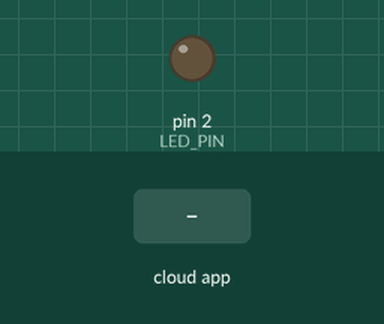
Bench run of a sketch on a simulated Arduino Uno, built with avr-gcc and run on an emulated ATmega328P. Parts: output pins drawn as LEDs (lit = HIGH). The inputs (shaded band) are chosen by the test bench. The ROS host is connected and sends only what is stated.

Above: at 3.2 s.
3.3 s: the phone or cloud app sets led_control to 1
At 4.0 s:
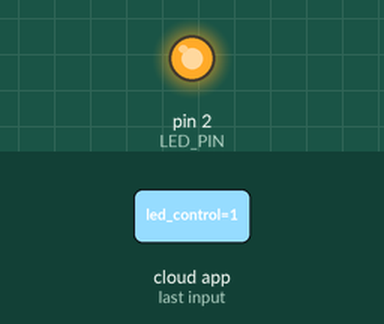
4.8 s: the phone or cloud app sets led_control to 0
At 5.2 s:
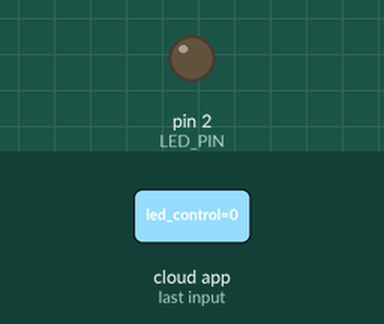
Timing chart, 0 to 7.8 s (numbered marks = the images above; inputs shaded):
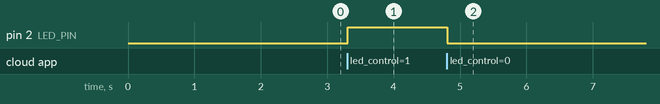

The sketch:

ledwithmicroros.ino
```cpp
#include <micro_ros_arduino.h>
#include <rcl/rcl.h>
#include <rclc/rclc.h>
#include <rclc/executor.h>
#include <std_msgs/msg/int32.h>

#define LED_PIN 2   // D2 = GPIO 2

rcl_subscription_t subscriber;
std_msgs__msg__Int32 msg;
rclc_executor_t executor;
rclc_support_t support;
rcl_allocator_t allocator;
rcl_node_t node;

void subscription_callback(const void * msgin) {
  const std_msgs__msg__Int32 * msg = (const std_msgs__msg__Int32 *)msgin;
  if (msg->data == 1) {
    digitalWrite(LED_PIN, HIGH);
  } else {
    digitalWrite(LED_PIN, LOW);
  }
}

void setup() {
  set_microros_transports();   // Serial or WiFi transport
  pinMode(LED_PIN, OUTPUT);

  delay(2000);

  allocator = rcl_get_default_allocator();
  rclc_support_init(&support, 0, NULL, &allocator);

  rclc_node_init_default(&node, "esp32_led_node", "", &support);

  rclc_subscription_init_default(
    &subscriber,
    &node,
    ROSIDL_GET_MSG_TYPE_SUPPORT(std_msgs, msg, Int32),
    "led_control");

  rclc_executor_init(&executor, &support.context, 1, &allocator);
  rclc_executor_add_subscription(&executor, &subscriber, &msg, &subscription_callback, ON_NEW_DATA);
}

void loop() {
  rclc_executor_spin_some(&executor, RCL_MS_TO_NS(100));
}
```

Measured:
- after the input at 3.3 s, pin 2 (LED_PIN): LOW → HIGH at once
- after the input at 4.8 s, pin 2 (LED_PIN): HIGH → LOW at once
